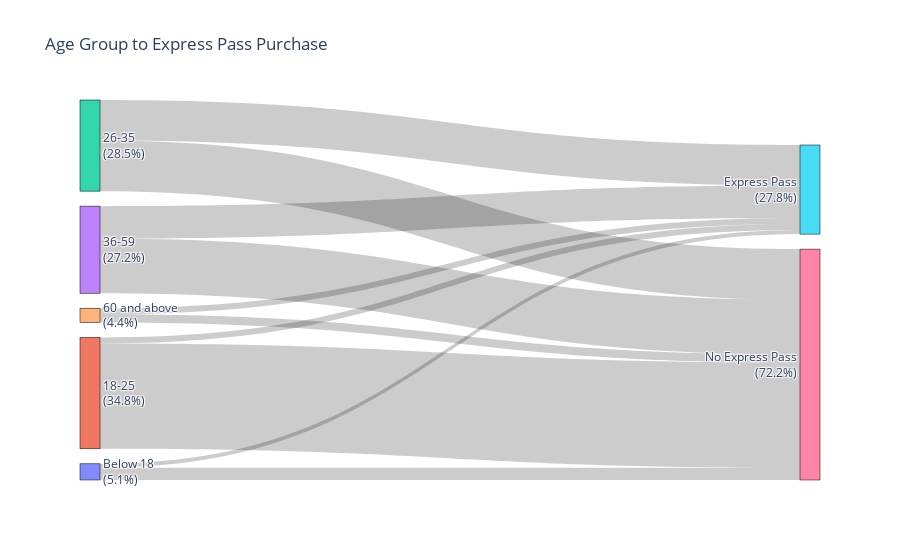

Notebook code for this chart:
### Markdown cell above
Age grp to purchase

### Code cell
import pandas as pd
import plotly.graph_objects as go

# Load the dataset
file_path = r'../data/Updated_Theme_Parks_Survey_Responses 5.csv'
df = pd.read_csv(file_path)

# Define labels for the Sankey diagram with the corrected age group label
labels = [
    "Below 18", "18-25", "26-35", "36-59", "60 and above", 
    "Express Pass", "No Express Pass"
]

# Map labels to index positions for `source` and `target`
label_indices = {label: idx for idx, label in enumerate(labels)}

# Prepare flow data
flow_data = {}

# Calculate total number of responses for each age group
age_group_counts = df['Age_Group'].value_counts()

# Loop through each guest in the dataframe
for index, row in df.iterrows():
    # Use exact age group labels from data
    age_group = row['Age_Group']
    if age_group not in labels:
        continue  # Skip if age group is not in the specified labels
    age_index = label_indices[age_group]

    # Express Pass Usage
    express_pass_index = label_indices["Express Pass"] if row['express_pass_purchase'] == "Yes" else label_indices["No Express Pass"]
    
    # Increment counts for flows
    flow_key = (age_index, express_pass_index)
    if flow_key in flow_data:
        flow_data[flow_key] += 1
    else:
        flow_data[flow_key] = 1

# Prepare source, target, and values lists for the Sankey diagram
source, target, values = zip(*[(src, tgt, val) for (src, tgt), val in flow_data.items()])

# Now we calculate percentages and update the labels to include them
labels_with_percentages = []

# Add the age group labels with percentages
total_responses = len(df)
for age_group in ["Below 18", "18-25", "26-35", "36-59", "60 and above"]:  # Updated label
    total_age_group_responses = age_group_counts.get(age_group, 0)
    if total_age_group_responses > 0:
        age_percent = (total_age_group_responses / total_responses) * 100
        labels_with_percentages.append(f"{age_group}<br>({age_percent:.1f}%)")
    else:
        labels_with_percentages.append(age_group)

# Add the express pass labels with percentages
express_pass_count = df[df['express_pass_purchase'] == "Yes"].shape[0]
express_pass_percentage = (express_pass_count / total_responses) * 100
labels_with_percentages.append(f"Express Pass<br>({express_pass_percentage:.1f}%)")

no_express_pass_count = df[df['express_pass_purchase'] == "No"].shape[0]
no_express_pass_percentage = (no_express_pass_count / total_responses) * 100
labels_with_percentages.append(f"No Express Pass<br>({no_express_pass_percentage:.1f}%)")

# Create the Sankey diagram with updated labels
fig = go.Figure(go.Sankey(
    node=dict(
        pad=15, 
        thickness=20,
        line=dict(color="black", width=0.5), 
        label=labels_with_percentages  # Updated labels with percentages
    ),
    link=dict(
        source=source, 
        target=target, 
        value=values
    )
))

# Add title and show figure
fig.update_layout(title_text="Age Group to Express Pass Purchase", font_size=12)
fig.show()

### Figure 1 — Plotly figure (JSON) as saved in the notebook; plotly's stock layout.template omitted (floating-point values rounded to 4 significant figures)
{"data": [{"link": {"source": [4, 1, 1, 0, 2, 3, 0, 2, 3, 4], "target": [5, 6, 5, 5, 6, 6, 6, 5, 5, 6], "value": [3, 52, 3, 2, 25, 27, 6, 20, 16, 4]}, "node": {"label": ["Below 18<br>(5.1%)", "18-25<br>(34.8%)", "26-35<br>(28.5%)", "36-59<br>(27.2%)", "60 and above<br>(4.4%)", "Express Pass<br>(27.8%)", "No Express Pass<br>(72.2%)"], "line": {"color": "black", "width": 0.5}, "pad": 15, "thickness": 20}, "type": "sankey"}], "layout": {"font": {"size": 12}, "title": {"text": "Age Group to Express Pass Purchase"}}}
